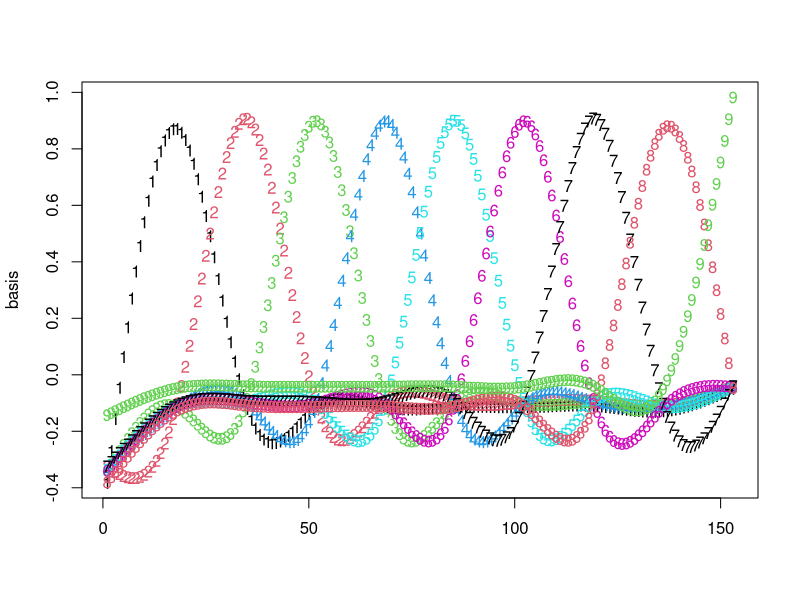

The R source for this figure: (Note: this script raises an error after producing the figure.)

library(nlme)
library(mgcv)
library(tidyverse)


airquality$i <- seq_len(nrow(airquality))

m <- gam(Temp ~ s(i, bs = "cr"), data = airquality, method = "REML")

basis <- model.matrix(m)[, -1]


matplot(basis)

try <- cbind(airquality, model.matrix(m)) %>%
  select(Temp, i:`s(i).9`) %>%
  pivot_longer(cols = c(-i, -`(Intercept)`, -Temp))

library(lme4)

mm <- lmer(Temp ~ 1 + (0 + value | name), try)

summary(m)
summary(mm)
coef(m)
coef(mm)

smoothCon(s(i, bs = "cr"), data = airquality, 20)


smoothCon()
model.frame(Temp ~ s(Month), data = airquality)

model.matrix(gam(Temp ~ s(Month, k = 4), data = airquality))

sm <- smoothCon(s(Month,k=5),data=airquality,knots=NULL)[[1]]


Rail$r <- as.numeric(as.character(Rail$Rail))

plot(gam(travel ~ s(r, 10), data = Rail))
summary(gam(travel ~ s(r, 10), data = Rail))

Rail$test1 <- predict(gam(travel ~ s(r, k = 6), data = Rail))

Rail$test2 <- predict(gam(travel ~ s(Rail, bs = "re"), data = Rail))
summary(gam(travel ~ s(Rail, bs = "re"), data = Rail))
plot(gam(travel ~ s(Rail, bs = "re"), data = Rail))


?s
ggplot(Rail) +
  aes(x = as.numeric(as.character(Rail)), y = travel) +
  geom_point() +
  geom_point(aes(y = test1), color = "blue", size = 3) +
  geom_point(aes(y = test2), color = "red", size = 3)


default.knots <- function(x,num.knots) {
  if (missing(num.knots))
    num.knots <- max(5,min(floor(length(unique(x))/4),35))
  return(quantile(unique(x),seq(0,1,length=(num.knots+2))[-c(1,(num.knots+2))]))}

x <- airquality$i
y <- airquality$Temp

knots <- default.knots(x)

z <- outer(x, knots, "-")
#Number of obs. X Number of knots
z <- z * (z > 0)
#All negative elements of z set to 0

basis

group <- rep(1, length(x))
#Create the dummy grouping variable
temp.dataframe <- data.frame(x, y)
#Combine the raw data into a data frame
model.data <- groupedData(y~x|group, data=temp.dataframe)
#Create the grouped data object#for the fixed effects
pdIdent(~-1+basis)
library(nlme)
fit <- lme(y~x, random=pdIdent(~basis), data=model.data)
plot(fit)
summary(fit)
anova(fit)
anova(t)

t <- gam(Temp ~ i + s(i, bs = "cr", m = 0), data = airquality, method = "REML")
sigma(t)
coef(t)
coef(fit)
